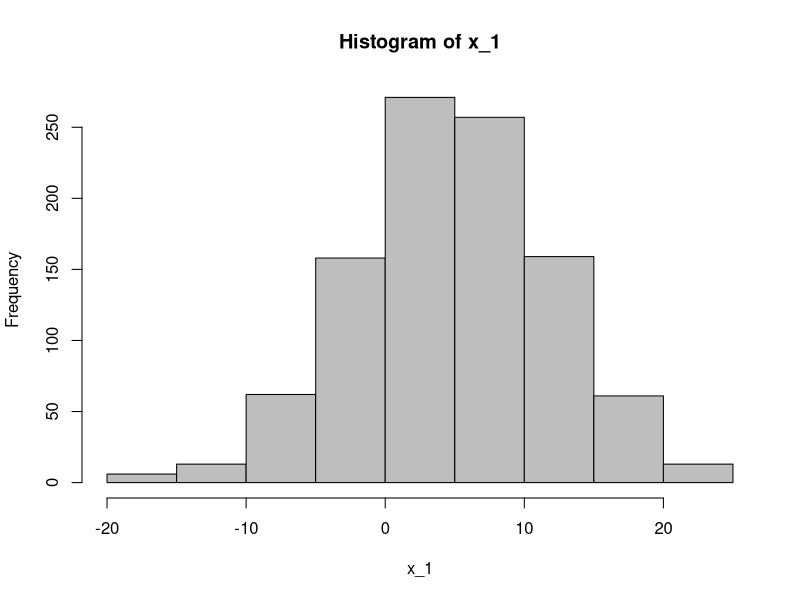
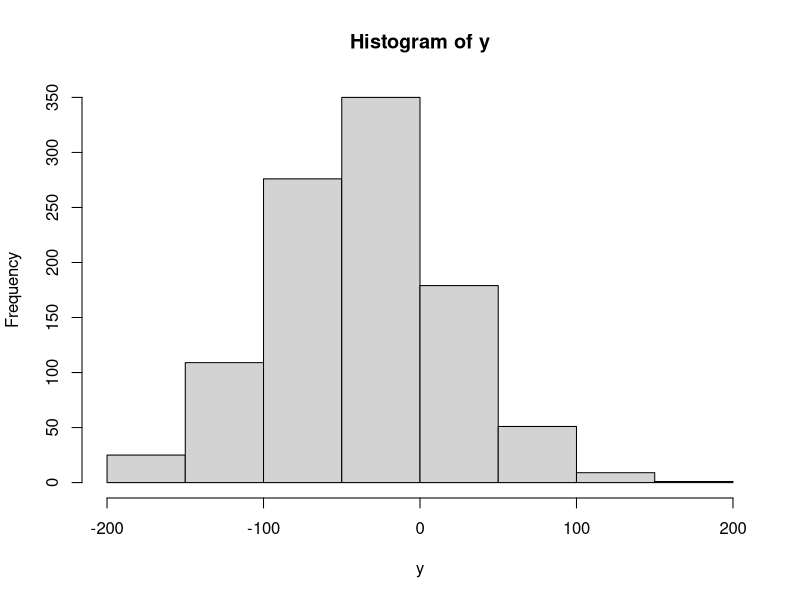
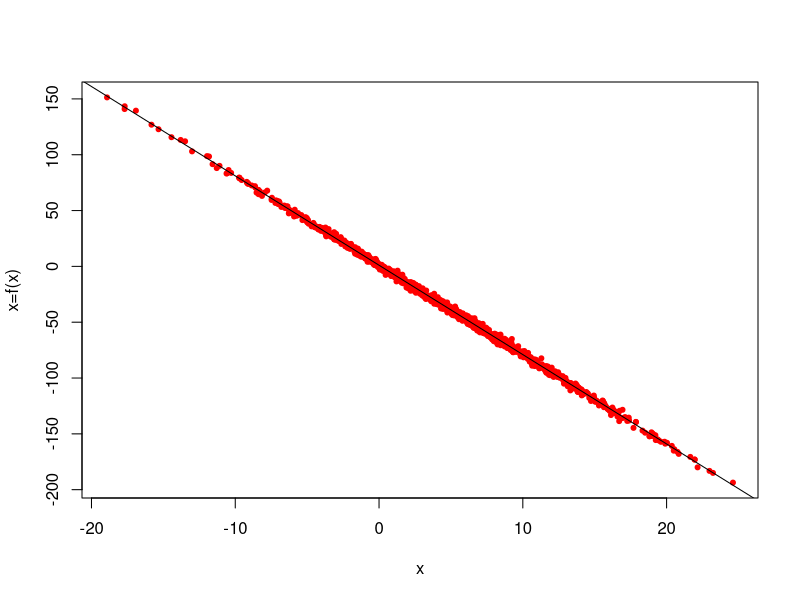
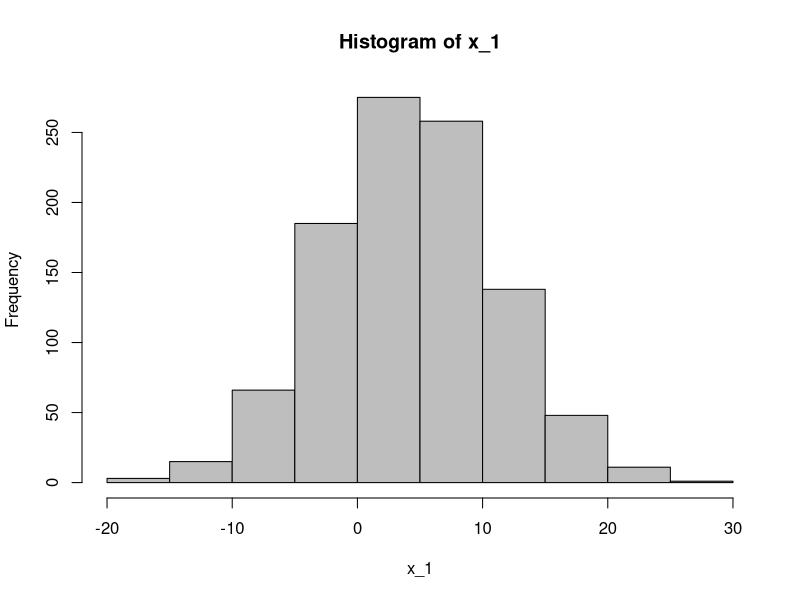
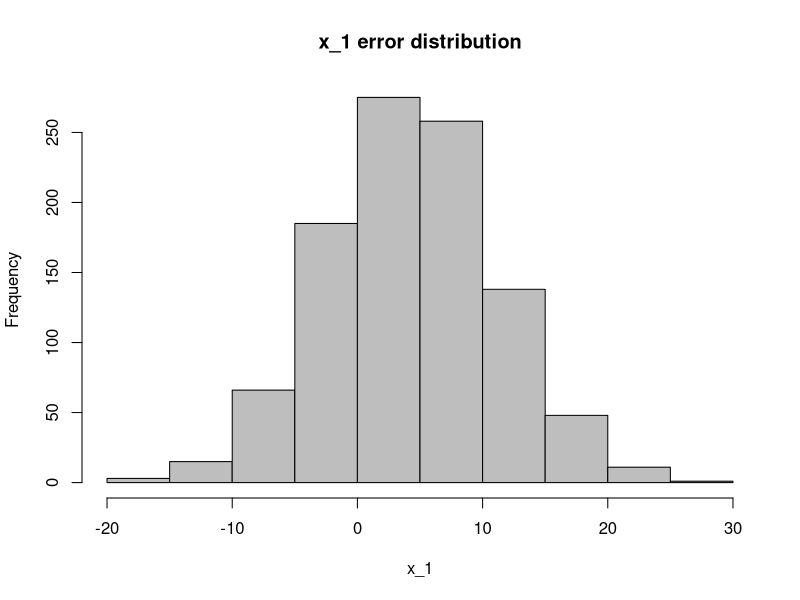
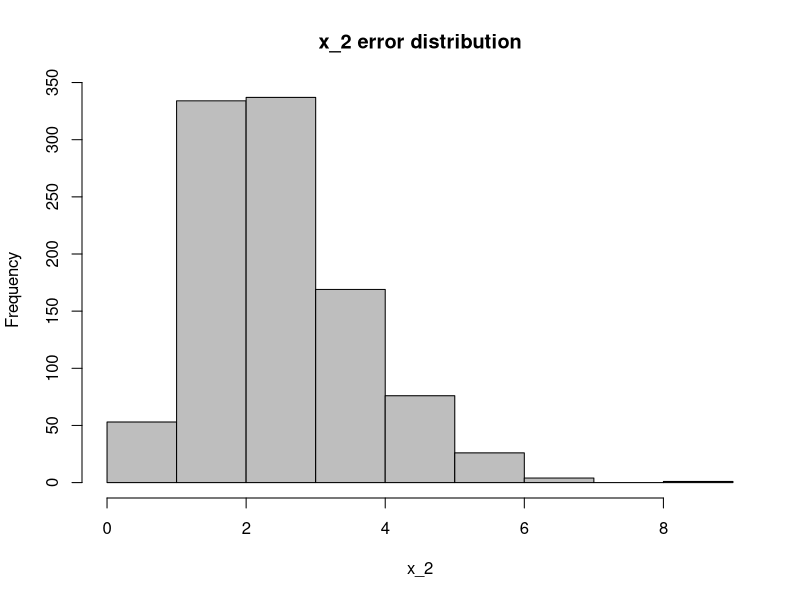
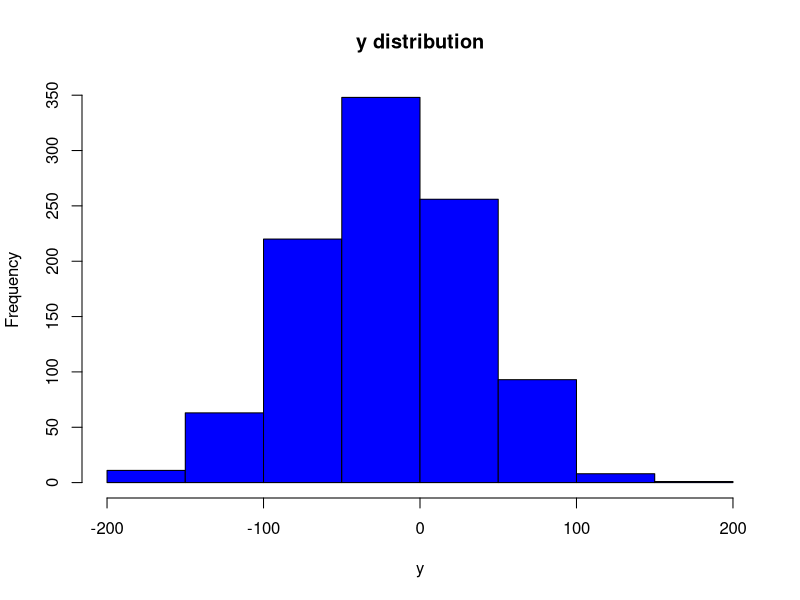
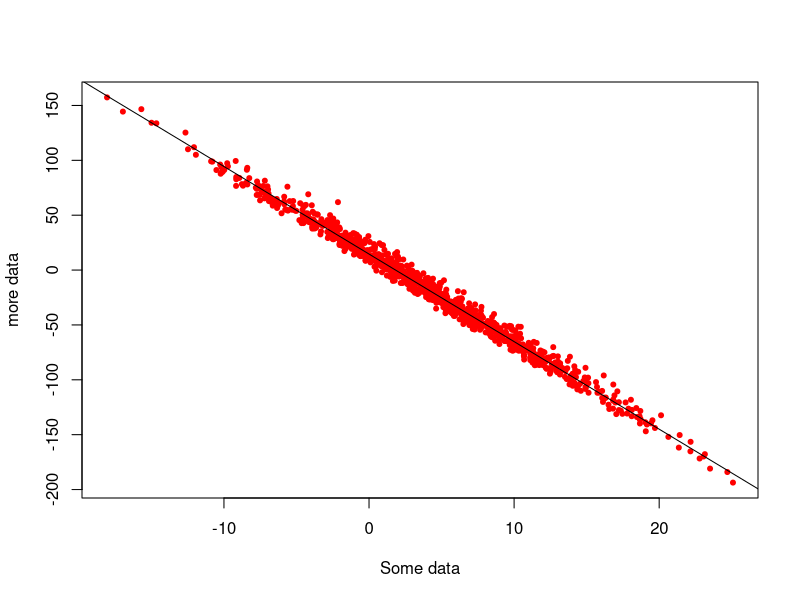

Write R code to recreate these figures, in order.
## ---- chunk 1
#setwd("d:/tmp/Dropbox/Edu/Kaggle/doing_data_science/")
rm(list=ls(all=TRUE))

library(knitr)
opts_chunk$set(echo = TRUE, cache = T, cache.path = "cache/", fig.path = "figure/", warning = FALSE)
#http://yihui.name/knitr/options/
## ---- chunk 2
x_1 <- rnorm(1000,5,7) #mean 5, sd 7, 1k samples
hist(x_1, col="grey") # plot p(x)

obs_error <- rnorm(1000,0,2) #define truth
truth <- c(1,-8)

y <- truth[1] + truth[2]*x_1 + obs_error #define linear function
hist(y) # plot p(y)

## ---- chunk 3
model <- lm(formula= y ~ x_1)
coefs <- coef(model)

plot(x_1,y, pch=20,col="red", xlab="x",ylab="x=f(x)")
abline(coefs[1],coefs[2])
## ---- chunk 4
summary(model)

coefs
truth
## ---- chunk 5
x_1 <- rnorm(1000,5,7) #mean 5, sd 7, 1k samples
hist(x_1, col="grey") # plot p(x)
x1_error <- rnorm(1000,0,2) #define truth
truth <- c(1,-8,5)

hist(x_1, col="grey",main = "x_1 error distribution") # plot p(x)


x_2 <- rgamma(n=1000,shape=5,scale=1/2)
x_2_error <- rgamma(n=1000,shape=3,scale=.4)

hist(x_2, col="grey",main = "x_2 error distribution") # plot p(x)

y <- truth[1] + truth[2]*x_1 + truth[3]*x_2 + x1_error+x_2_error #define linear function
hist(y, col="blue",main = "y distribution") # plot p(y)
## ---- chunk 6
model <- lm(formula= y ~ x_1) 
coefs <- coef(model)

plot(x_1,y, pch=20,col="red", xlab="Some data",ylab="more data")
abline(coefs[1],coefs[2])
## ---- chunk 7
summary(model)

coefs
truth
## ---- chunk 8
z <- x_1**2
model <- lm(formula= y ~ x_1+z)
coefs <- coef(model)

plot(x_1,y, pch=20,col="red", xlab="Some data",ylab="more data")
abline(coefs[1],coefs[2])

summary(model)
